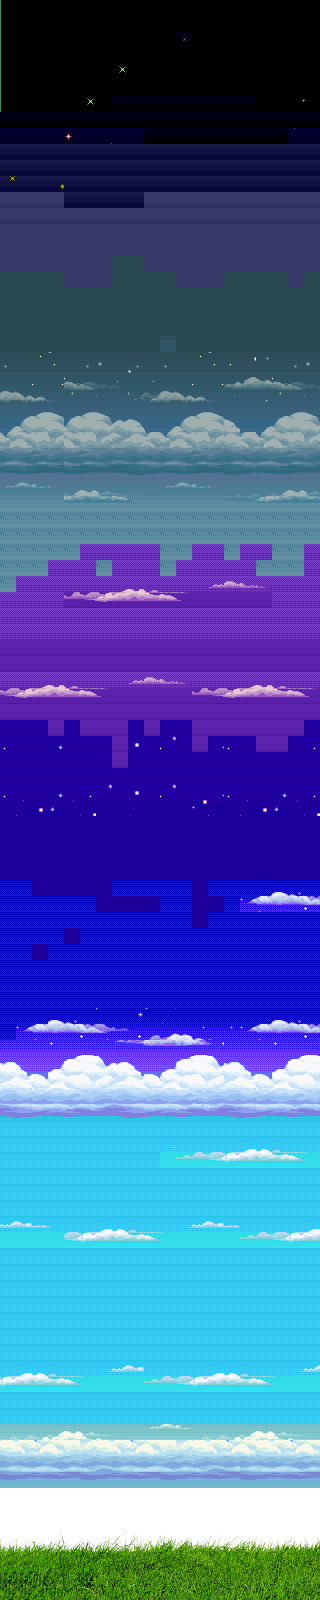

Below is a game level as drawn by its tile map, then a one-line description and the .tmx that defines it (tile-layer data replaced by summaries):
An orthogonal 20x100 tile map with 16x16 px tiles, 1 tile layer (Sky Layer), 3 tilesets.

<map version="1.0" orientation="orthogonal" renderorder="right-down" width="20" height="100" tilewidth="16" tileheight="16" nextobjectid="1">
 <tileset firstgid="1" name="Hub Sky Resource" tilewidth="16" tileheight="16" spacing="2" margin="1" tilecount="1530" columns="45">
  <image source="Hub Sky Resource.png" width="809" height="626" />
 </tileset>
 <tileset firstgid="1531" name="Night Sky Resource" tilewidth="16" tileheight="16" spacing="2" margin="1" tilecount="2408" columns="28">
  <image source="Night Sky Resource.png" width="516" height="1554" />
 </tileset>
 <tileset firstgid="3939" name="Grass Resource" tilewidth="16" tileheight="16" spacing="2" margin="1" tilecount="495" columns="33">
  <image source="Grass Resource.jpg" width="606" height="284" />
 </tileset>
 <layer name="Sky Layer" width="20" height="100">
  <data>[2000 cells, 2000 non-empty, 518 distinct tile ids]</data>
 </layer>
</map>
